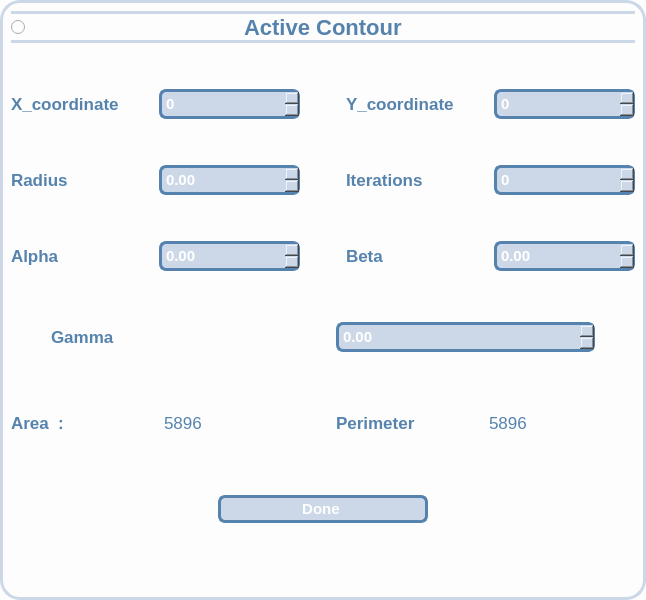
              <widget class="QWidget" name="widget_10" native="true">
               <property name="sizePolicy">
                <sizepolicy hsizetype="Expanding" vsizetype="Expanding">
                 <horstretch>0</horstretch>
                 <verstretch>0</verstretch>
                </sizepolicy>
               </property>
               <property name="styleSheet">
                <string notr="true">
background:#fdfdfd;
  border: 3px solid #ccd8e8;
  border-radius: 20px;</string>
               </property>
               <layout class="QHBoxLayout" name="horizontalLayout_19">
                <item>
                 <layout class="QVBoxLayout" name="verticalLayout_8">
                  <item>
                   <widget class="QRadioButton" name="RadioButton_ActiveContour">
                    <property name="font">
                     <font>
                      
                      <weight>75</weight>
                      <bold>true</bold>
                     </font>
                    </property>
                    <property name="styleSheet">
                     <string notr="true">Font-size:22px;
font-weight:bold;
background:#fdfdfd;
color:#5583ad;
 border-top: 3px solid #ccd8e8;
 border-bottom: 3px solid#ccd8e8;
border-left:None;
border-right:None;
</string>
                    </property>
                    <property name="text">
                     <string>                                   Active Contour                                      </string>
                    </property>
                    <property name="checked">
                     <bool>false</bool>
                    </property>
                   </widget>
                  </item>
                  <item>
                   <spacer name="verticalSpacer_8">
                    <property name="orientation">
                     <enum>Qt::Vertical</enum>
                    </property>
                    <property name="sizeHint" stdset="0">
                     <size>
                      <width>20</width>
                      <height>40</height>
                     </size>
                    </property>
                   </spacer>
                  </item>
                  <item>
                   <layout class="QHBoxLayout" name="horizontalLayout_20">
                    <item>
                     <widget class="QLabel" name="label_param_3">
                      <property name="font">
                       <font>
                        
                        <weight>75</weight>
                        <bold>true</bold>
                       </font>
                      </property>
                      <property name="styleSheet">
                       <string notr="true">Font-size:17px;
font-weight:bold;
background:#fdfdfd;
color:#5583ad;

border:None;</string>
                      </property>
                      <property name="text">
                       <string>X_coordinate</string>
                      </property>
                     </widget>
                    </item>
                    <item>
                     <widget class="QSpinBox" name="rg_threshold_spinbox_3">
                      <property name="font">
                       <font>
                        
                        <weight>75</weight>
                        <bold>true</bold>
                       </font>
                      </property>
                      <property name="styleSheet">
                       <string notr="true">Font-size:15px;
font-weight:bold;
background: #ccd8e8;
color:white;
border:3px solid black;
padding:2px;
border-radius:7px;
 border: 3px solid#5583ad;;</string>
                      </property>
                     </widget>
                    </item>
                    <item>
                     <spacer name="horizontalSpacer_49">
                      <property name="orientation">
                       <enum>Qt::Vertical</enum>
                      </property>
                      <property name="sizeHint" stdset="0">
                       <size>
                        <width>40</width>
                        <height>20</height>
                       </size>
                      </property>
                     </spacer>
                    </item>
                    <item>
                     <widget class="QLabel" name="label_param_6">
                      <property name="font">
                       <font>
                        
                        <weight>75</weight>
                        <bold>true</bold>
                       </font>
                      </property>
                      <property name="styleSheet">
                       <string notr="true">Font-size:17px;
font-weight:bold;
background:#fdfdfd;
color:#5583ad;

border:None;</string>
                      </property>
                      <property name="text">
                       <string>Y_coordinate</string>
                      </property>
                     </widget>
                    </item>
                    <item>
                     <widget class="QSpinBox" name="rg_threshold_spinbox_4">
                      <property name="font">
                       <font>
                        
                        <weight>75</weight>
                        <bold>true</bold>
                       </font>
                      </property>
                      <property name="styleSheet">
                       <string notr="true">Font-size:15px;
font-weight:bold;
background: #ccd8e8;
color:white;
border:3px solid black;
padding:2px;
border-radius:7px;
 border: 3px solid#5583ad;;</string>
                      </property>
                     </widget>
                    </item>
                   </layout>
                  </item>
                  <item>
                   <spacer name="verticalSpacer_9">
                    <property name="orientation">
                     <enum>Qt::Vertical</enum>
                    </property>
                    <property name="sizeHint" stdset="0">
                     <size>
                      <width>20</width>
                      <height>40</height>
                     </size>
                    </property>
                   </spacer>
                  </item>
                  <item>
                   <layout class="QHBoxLayout" name="horizontalLayout_29">
                    <item>
                     <widget class="QLabel" name="label_param_15">
                      <property name="font">
                       <font>
                        
                        <weight>75</weight>
                        <bold>true</bold>
                       </font>
                      </property>
                      <property name="styleSheet">
                       <string notr="true">Font-size:17px;
font-weight:bold;
background:#fdfdfd;
color:#5583ad;

border:None;</string>
                      </property>
                      <property name="text">
                       <string>Radius</string>
                      </property>
                     </widget>
                    </item>
                    <item>
                     <widget class="QDoubleSpinBox" name="rg_threshold_spinbox_13">
                      <property name="font">
                       <font>
                        
                        <weight>75</weight>
                        <bold>true</bold>
                       </font>
                      </property>
                      <property name="styleSheet">
                       <string notr="true">Font-size:15px;
font-weight:bold;
background: #ccd8e8;
color:white;
border:3px solid black;
padding:2px;
border-radius:7px;
 border: 3px solid#5583ad;;</string>
                      </property>
                     </widget>
                    </item>
                    <item>
                     <spacer name="horizontalSpacer_47">
                      <property name="orientation">
                       <enum>Qt::Vertical</enum>
                      </property>
                      <property name="sizeHint" stdset="0">
                       <size>
                        <width>40</width>
                        <height>20</height>
                       </size>
                      </property>
                     </spacer>
                    </item>
                    <item>
                     <widget class="QLabel" name="label_param_16">
                      <property name="font">
                       <font>
                        
                        <weight>75</weight>
                        <bold>true</bold>
                       </font>
                      </property>
                      <property name="styleSheet">
                       <string notr="true">Font-size:17px;
font-weight:bold;
background:#fdfdfd;
color:#5583ad;

border:None;</string>
                      </property>
                      <property name="text">
                       <string>Iterations</string>
                      </property>
                     </widget>
                    </item>
                    <item>
                     <widget class="QSpinBox" name="rg_threshold_spinbox_14">
                      <property name="font">
                       <font>
                        
                        <weight>75</weight>
                        <bold>true</bold>
                       </font>
                      </property>
                      <property name="styleSheet">
                       <string notr="true">Font-size:15px;
font-weight:bold;
background: #ccd8e8;
color:white;
border:3px solid black;
padding:2px;
border-radius:7px;
 border: 3px solid#5583ad;;</string>
                      </property>
                     </widget>
                    </item>
                   </layout>
                  </item>
                  <item>
                   <spacer name="verticalSpacer_15">
                    <property name="orientation">
                     <enum>Qt::Vertical</enum>
                    </property>
                    <property name="sizeHint" stdset="0">
                     <size>
                      <width>20</width>
                      <height>40</height>
                     </size>
                    </property>
                   </spacer>
                  </item>
                  <item>
                   <layout class="QHBoxLayout" name="horizontalLayout_26">
                    <item>
                     <widget class="QLabel" name="label_param_7">
                      <property name="font">
                       <font>
                        
                        <weight>75</weight>
                        <bold>true</bold>
                       </font>
                      </property>
                      <property name="styleSheet">
                       <string notr="true">Font-size:17px;
font-weight:bold;
background:#fdfdfd;
color:#5583ad;

border:None;</string>
                      </property>
                      <property name="text">
                       <string>Alpha</string>
                      </property>
                     </widget>
                    </item>
                    <item>
                     <widget class="QDoubleSpinBox" name="rg_threshold_spinbox_5">
                      <property name="font">
                       <font>
                        
                        <weight>75</weight>
                        <bold>true</bold>
                       </font>
                      </property>
                      <property name="styleSheet">
                       <string notr="true">Font-size:15px;
font-weight:bold;
background: #ccd8e8;
color:white;
border:3px solid black;
padding:2px;
border-radius:7px;
 border: 3px solid#5583ad;;</string>
                      </property>
                     </widget>
                    </item>
                    <item>
                     <spacer name="horizontalSpacer_43">
                      <property name="orientation">
                       <enum>Qt::Vertical</enum>
                      </property>
                      <property name="sizeHint" stdset="0">
                       <size>
                        <width>40</width>
                        <height>20</height>
                       </size>
                      </property>
                     </spacer>
                    </item>
                    <item>
                     <widget class="QLabel" name="label_param_8">
                      <property name="font">
                       <font>
                        
                        <weight>75</weight>
                        <bold>true</bold>
                       </font>
                      </property>
                      <property name="styleSheet">
                       <string notr="true">Font-size:17px;
font-weight:bold;
background:#fdfdfd;
color:#5583ad;

border:None;</string>
                      </property>
                      <property name="text">
                       <string>Beta</string>
                      </property>
                     </widget>
                    </item>
                    <item>
                     <widget class="QDoubleSpinBox" name="rg_threshold_spinbox_6">
                      <property name="font">
                       <font>
                        
                        <weight>75</weight>
                        <bold>true</bold>
                       </font>
                      </property>
                      <property name="styleSheet">
                       <string notr="true">Font-size:15px;
font-weight:bold;
background: #ccd8e8;
color:white;
border:3px solid black;
padding:2px;
border-radius:7px;
 border: 3px solid#5583ad;;</string>
                      </property>
                     </widget>
                    </item>
                   </layout>
                  </item>
                  <item>
                   <spacer name="verticalSpacer_10">
                    <property name="orientation">
                     <enum>Qt::Vertical</enum>
                    </property>
                    <property name="sizeHint" stdset="0">
                     <size>
                      <width>20</width>
                      <height>40</height>
                     </size>
                    </property>
                   </spacer>
                  </item>
                  <item>
                   <layout class="QHBoxLayout" name="horizontalLayout_28">
                    <item>
                     <spacer name="horizontalSpacer_37">
                      <property name="orientation">
                       <enum>Qt::Vertical</enum>
                      </property>
                      <property name="sizeHint" stdset="0">
                       <size>
                        <width>40</width>
                        <height>20</height>
                       </size>
                      </property>
                     </spacer>
                    </item>
                    <item>
                     <widget class="QLabel" name="label_param_11">
                      <property name="font">
                       <font>
                        
                        <weight>75</weight>
                        <bold>true</bold>
                       </font>
                      </property>
                      <property name="styleSheet">
                       <string notr="true">Font-size:17px;
font-weight:bold;
background:#fdfdfd;
color:#5583ad;

border:None;</string>
                      </property>
                      <property name="text">
                       <string>Gamma</string>
                      </property>
                     </widget>
                    </item>
                    <item>
                     <spacer name="verticalSpacer_47">
                      <property name="orientation">
                       <enum>Qt::Vertical</enum>
                      </property>
                      <property name="sizeHint" stdset="0">
                       <size>
                        <width>20</width>
                        <height>40</height>
                       </size>
                      </property>
                     </spacer>
                    </item>
                    <item>
                     <widget class="QDoubleSpinBox" name="rg_threshold_spinbox_9">
                      <property name="font">
                       <font>
                        
                        <weight>75</weight>
                        <bold>true</bold>
                       </font>
                      </property>
                      <property name="styleSheet">
                       <string notr="true">Font-size:15px;
font-weight:bold;
background: #ccd8e8;
color:white;
border:3px solid black;
padding:2px;
border-radius:7px;
 border: 3px solid#5583ad;;</string>
                      </property>
                     </widget>
                    </item>
                    <item>
                     <spacer name="horizontalSpacer_45">
                      <property name="orientation">
                       <enum>Qt::Vertical</enum>
                      </property>
                      <property name="sizeHint" stdset="0">
                       <size>
                        <width>40</width>
                        <height>20</height>
                       </size>
                      </property>
                     </spacer>
                    </item>
                   </layout>
                  </item>
                  <item>
                   <spacer name="verticalSpacer_13">
                    <property name="orientation">
                     <enum>Qt::Vertical</enum>
                    </property>
                    <property name="sizeHint" stdset="0">
                     <size>
                      <width>20</width>
                      <height>40</height>
                     </size>
                    </property>
                   </spacer>
                  </item>
                  <item>
                   <layout class="QHBoxLayout" name="horizontalLayout_30">
                    <item>
                     <widget class="QLabel" name="label_param_12">
                      <property name="font">
                       <font>
                        
                        <weight>75</weight>
                        <bold>true</bold>
                       </font>
                      </property>
                      <property name="styleSheet">
                       <string notr="true">Font-size:17px;
font-weight:bold;
background:#fdfdfd;
color:#5583ad;

border:None;</string>
                      </property>
                      <property name="text">
                       <string>Area  :</string>
                      </property>
                     </widget>
                    </item>
                    <item>
                     <widget class="QLabel" name="label">
                      <property name="styleSheet">
                       <string notr="true">border:None;
color:#5583ad;
Font-size:17px;</string>
                      </property>
                      <property name="text">
                       <string>5896</string>
                      </property>
                     </widget>
                    </item>
                    <item>
                     <spacer name="verticalSpacer_48">
                      <property name="orientation">
                       <enum>Qt::Vertical</enum>
                      </property>
                      <property name="sizeHint" stdset="0">
                       <size>
                        <width>20</width>
                        <height>40</height>
                       </size>
                      </property>
                     </spacer>
                    </item>
                    <item>
                     <widget class="QLabel" name="label_param_19">
                      <property name="font">
                       <font>
                        
                        <weight>75</weight>
                        <bold>true</bold>
                       </font>
                      </property>
                      <property name="styleSheet">
                       <string notr="true">Font-size:17px;
font-weight:bold;
background:#fdfdfd;
color:#5583ad;

border:None;</string>
                      </property>
                      <property name="text">
                       <string>Perimeter</string>
                      </property>
                     </widget>
                    </item>
                    <item>
                     <widget class="QLabel" name="label_2">
                      <property name="styleSheet">
                       <string notr="true">border:None;
color:#5583ad;
Font-size:17px;</string>
                      </property>
                      <property name="text">
                       <string>5896</string>
                      </property>
                     </widget>
                    </item>
                   </layout>
                  </item>
                  <item>
                   <widget class="Line" name="line_5">
                    <property name="font">
                     <font>
                      <pointsize>5</pointsize>
                     </font>
                    </property>
                    <property name="styleSheet">
                     <string notr="true">border: 1px solid black;</string>
                    </property>
                    <property name="lineWidth">
                     <number>0</number>
                    </property>
                    <property name="orientation">
                     <enum>Qt::Vertical</enum>
                    </property>
                   </widget>
                  </item>
                  <item>
                   <spacer name="verticalSpacer_11">
                    <property name="orientation">
                     <enum>Qt::Vertical</enum>
                    </property>
                    <property name="sizeHint" stdset="0">
                     <size>
                      <width>20</width>
                      <height>40</height>
                     </size>
                    </property>
                   </spacer>
                  </item>
                  <item>
                   <layout class="QHBoxLayout" name="horizontalLayout_31">
                    <item>
                     <spacer name="horizontalSpacer_41">
                      <property name="orientation">
                       <enum>Qt::Vertical</enum>
                      </property>
                      <property name="sizeHint" stdset="0">
                       <size>
                        <width>40</width>
                        <height>20</height>
                       </size>
                      </property>
                     </spacer>
                    </item>
                    <item>
                     <spacer name="horizontalSpacer_6">
                      <property name="orientation">
                       <enum>Qt::Horizontal</enum>
                      </property>
                      <property name="sizeHint" stdset="0">
                       <size>
                        <width>40</width>
                        <height>20</height>
                       </size>
                      </property>
                     </spacer>
                    </item>
                    <item>
                     <widget class="QPushButton" name="pushButton">
                      <property name="styleSheet">
                       <string notr="true">Font-size:15px;
font-weight:bold;
background: #ccd8e8;
color:white;
border:3px solid black;
padding:2px;
border-radius:7px;
 border: 3px solid#5583ad;;</string>
                      </property>
                      <property name="text">
                       <string>                   Done                    </string>
                      </property>
                     </widget>
                    </item>
                    <item>
                     <spacer name="horizontalSpacer_7">
                      <property name="orientation">
                       <enum>Qt::Horizontal</enum>
                      </property>
                      <property name="sizeHint" stdset="0">
                       <size>
                        <width>40</width>
                        <height>20</height>
                       </size>
                      </property>
                     </spacer>
                    </item>
                    <item>
                     <spacer name="horizontalSpacer_46">
                      <property name="orientation">
                       <enum>Qt::Vertical</enum>
                      </property>
                      <property name="sizeHint" stdset="0">
                       <size>
                        <width>40</width>
                        <height>20</height>
                       </size>
                      </property>
                     </spacer>
                    </item>
                   </layout>
                  </item>
                  <item>
                   <spacer name="horizontalSpacer_40">
                    <property name="orientation">
                     <enum>Qt::Vertical</enum>
                    </property>
                    <property name="sizeHint" stdset="0">
                     <size>
                      <width>40</width>
                      <height>20</height>
                     </size>
                    </property>
                   </spacer>
                  </item>
                  <item>
                   <spacer name="horizontalSpacer_14">
                    <property name="orientation">
                     <enum>Qt::Vertical</enum>
                    </property>
                    <property name="sizeHint" stdset="0">
                     <size>
                      <width>40</width>
                      <height>20</height>
                     </size>
                    </property>
                   </spacer>
                  </item>
                  <item>
                   <spacer name="horizontalSpacer_15">
                    <property name="orientation">
                     <enum>Qt::Vertical</enum>
                    </property>
                    <property name="sizeHint" stdset="0">
                     <size>
                      <width>40</width>
                      <height>20</height>
                     </size>
                    </property>
                   </spacer>
                  </item>
                  <item>
                   <widget class="Line" name="line_6">
                    <property name="styleSheet">
                     <string notr="true">border: 0.5px solid black;</string>
                    </property>
                    <property name="orientation">
                     <enum>Qt::Vertical</enum>
                    </property>
                   </widget>
                  </item>
                 </layout>
                </item>
               </layout>
              </widget>
